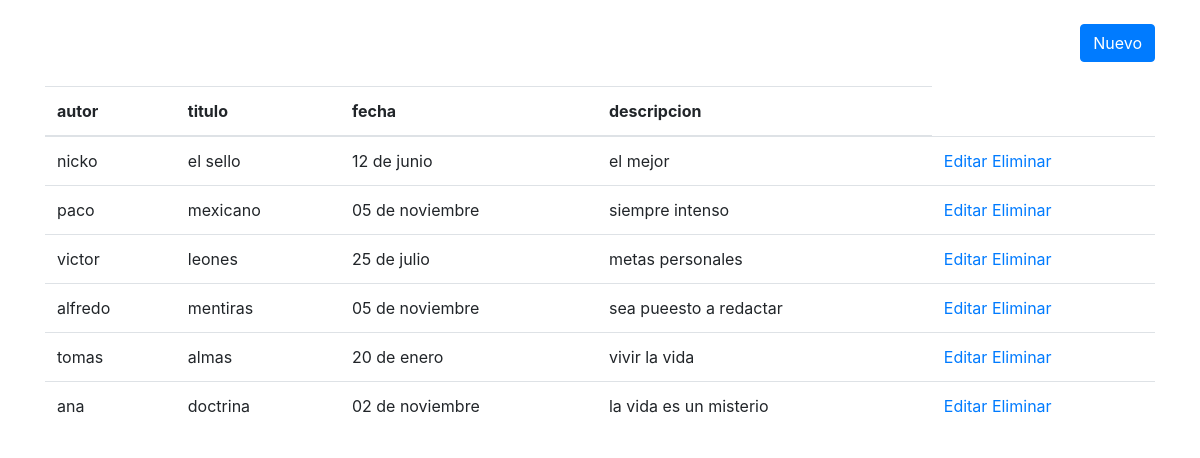
Screenshot of /blog.php with the database file from the repository.
### tables this page shows
CREATE TABLE `blog` (
  `id_usr` int(15) UNSIGNED NOT NULL,
  `autor_usr` varchar(100) NOT NULL,
  `titulo_usr` varchar(100) NOT NULL,
  `fecha_usr` varchar(100) NOT NULL,
  `descripcion_usr` varchar(100) NOT NULL,
  `status_usr` int(1) NOT NULL DEFAULT 1
);

### blog.php (the view, shortened to what this page needs)
<!DOCTYPE html>
<html lang="es-MX">
<head>
	<link rel="stylesheet" href="https://stackpath.bootstrapcdn.com/bootstrap/4.5.0/css/bootstrap.min.css">
</head>
<body>
	<?php require_once 'pruebaconexion.php'; ?>
	<div class="container mt-4">
	<div class="row">
	<div class="col-sm-12">
	<a href="formulario_usr.php" class="btn btn-primary float-right mb-4">Nuevo</a>
	</div>
	<div class="col-sm-12">
	<a href="formulario_usr">
	<div class="table-reponsive">
	<table	class="table table-stripped">
		<thead>
			<tr>
				<th>
					autor
				</th>
				<th>
					titulo
				</th>
				<th>
					fecha
				</th>
				<th>
					descripcion
				</th>
			</tr>
		</thead>
		<tbody>
			<?php
     		 $consulta = "SELECT * FROM blog";
     		 $resultado = mysqli_query($mysqli, $consulta);
    	 	 while($fila = mysqli_fetch_array($resultado)){
     		 ?>
			<tr>
			<td><?php echo $fila
				["autor_usr"];
			?></td>
			<td><?php echo $fila
				["titulo_usr"];
			?></td>
			<td><?php echo $fila
				["fecha_usr"];
			?></td>
			<td><?php echo $fila
				["descripcion_usr"];
			?></td>
			 <td><a href="fedicion_usr.php?id=<?php echo $fila['id_usr']; ?>">Editar</a>
			 <a href="eliminar_usr.php?id=<?php echo $fila['id_usr']; ?>">Eliminar</a></td>
    		  </tr>
	     	 <?php }  ?>
			</tbody>
			</table>
			</div>
			</div>
			</div>
			</div>
	</body>
</html>

### rows the page displays
blog: autor_usr "nicko", titulo_usr "el sello", fecha_usr "12 de junio", descripcion_usr "el mejor"
blog: autor_usr "paco", titulo_usr "mexicano", fecha_usr "05 de noviembre", descripcion_usr "siempre intenso"
blog: autor_usr "victor", titulo_usr "leones", fecha_usr "25 de julio", descripcion_usr "metas personales"
blog: autor_usr "alfredo", titulo_usr "mentiras", fecha_usr "05 de noviembre", descripcion_usr "sea pueesto a redactar"
blog: autor_usr "tomas", titulo_usr "almas", fecha_usr "20 de enero", descripcion_usr "vivir la vida"
blog: autor_usr "ana", titulo_usr "doctrina", fecha_usr "02 de noviembre", descripcion_usr "la vida es un misterio"
